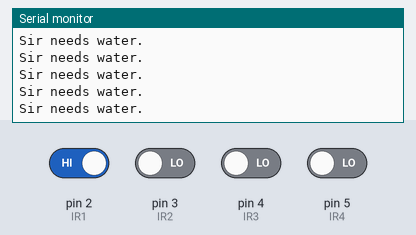
This sketch was run on a simulated Arduino Uno, built with avr-gcc and run on an emulated ATmega328P. On the bench: the last lines printed to the serial monitor. The inputs (shaded band) are chosen by the test bench; at power-on: pin 2 (IR1) HIGH, pin 3 (IR2), pin 4 (IR3), pin 5 (IR4) LOW.

Above: at 1.2 s.
1.3 s: pin 2 (IR1) driven LOW
At 2.2 s:
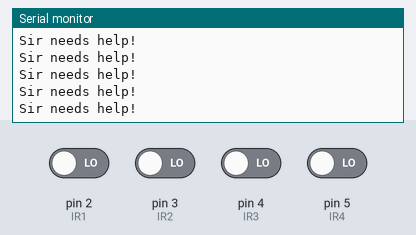
3.2 s: pin 2 (IR1) driven HIGH
At 3.7 s:
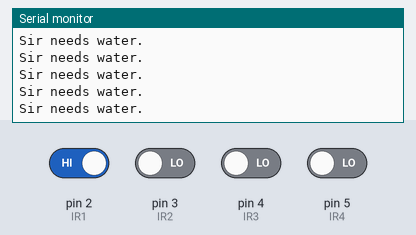
6.2 s: pin 3 (IR2) driven HIGH
At 7.2 s:
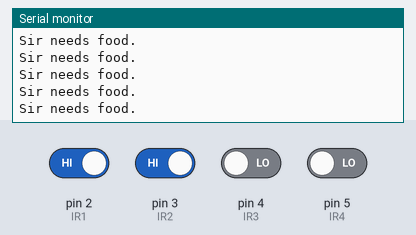
8.1 s: pin 4 (IR3) driven HIGH
At 8.8 s:
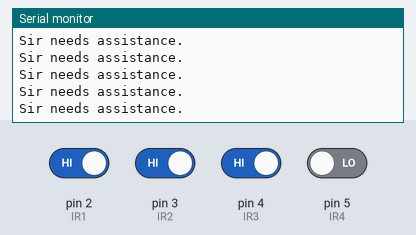
10.0 s: pin 3 (IR2) driven LOW
At 11.1 s:
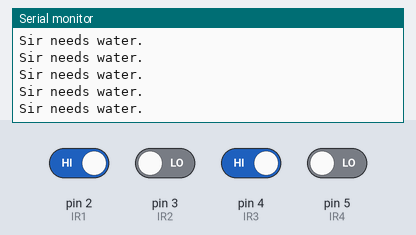
13.0 s: pin 2 (IR1) driven LOW and pin 3 (IR2) driven HIGH
At 13.5 s:
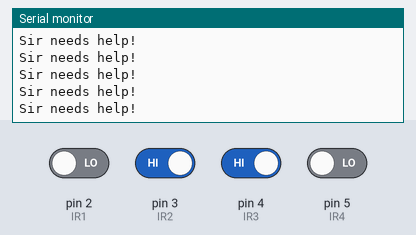

Measured:
- after the input at 1.3 s, the serial monitor: prints a new line after 0.08 s (image 1)
- after the input at 6.2 s, the serial monitor: prints a new line after 0.07 s (image 3)
- after the input at 8.1 s, the serial monitor: prints a new line after 0.08 s (image 4)
- after the input at 10.0 s, the serial monitor: prints a new line after 0.07 s (image 5)
- after the input at 13.0 s, the serial monitor: prints a new line after 0.08 s (image 6)

The sketch:

gloves.ino
```cpp
const int IR1 = 2;
const int IR2 = 3;
const int IR3 = 4;
const int IR4 = 5;
const int IR5 = 6;


void sendBluetoothNotification(const char *message) {
  Serial.println(message);
}

void setup() {
  Serial.begin(9600);
  pinMode(IR1, INPUT);
  pinMode(IR2, INPUT);
  pinMode(IR3, INPUT);
  pinMode(IR4, INPUT);
  pinMode(IR5, INPUT);


  sendBluetoothNotification("HC-05 Connected");
}

void loop() {
  if (digitalRead(IR1) == LOW) {
    sendBluetoothNotification("Sir needs help!");

  }
  else if (digitalRead(IR2) == LOW) {
    sendBluetoothNotification("Sir needs water.");

  }
  else if (digitalRead(IR3) == LOW) {
    sendBluetoothNotification("Sir needs food.");

  }
  else if (digitalRead(IR4) == LOW) {
    sendBluetoothNotification("Sir needs assistance.");

  }
  else if (digitalRead(IR5) == LOW) {
    sendBluetoothNotification("Sir needs medication.");

  }
}
```
